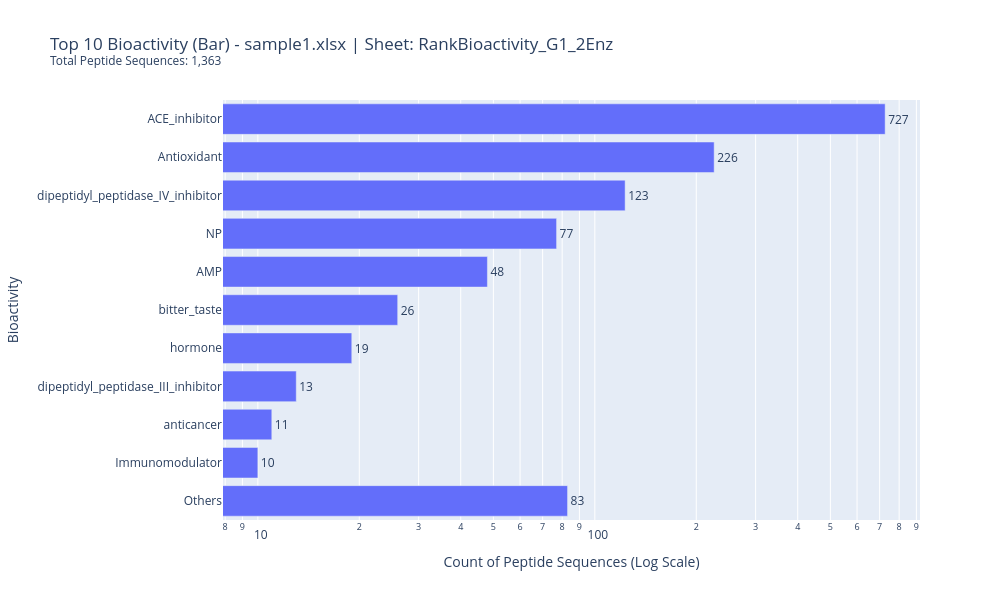
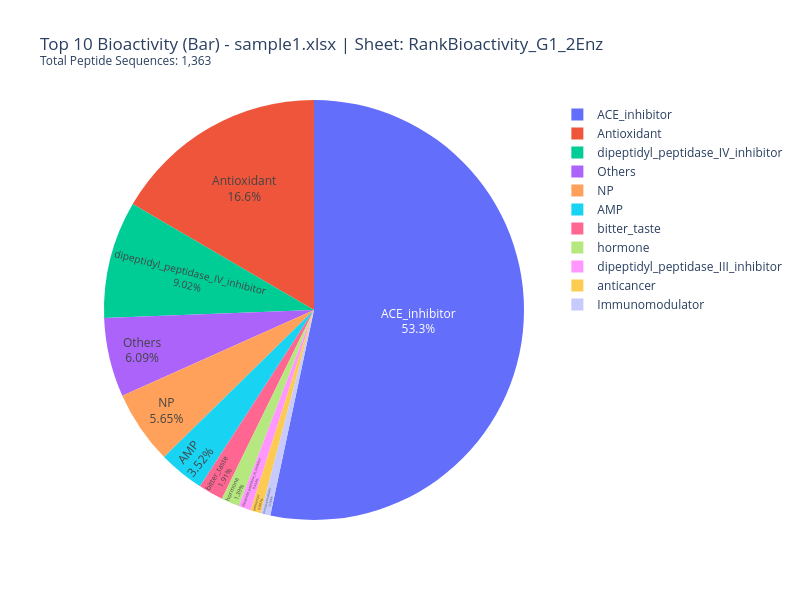

The cell these charts' notebook holds for them, in order:
### Code cell
my_files = ['sample1.xlsx', 'sample2.xlsx', 'sample3.xlsx']  # Add your Excel file paths here
generate_dashboard_charts_multisheet(my_files)

### Figure 1 — Plotly figure (JSON) as saved in the notebook; plotly's stock layout.template omitted (floating-point values rounded to 4 significant figures)
{"data": [{"customdata": [["53.34%", null], ["16.58%", null], ["9.02%", null], ["5.65%", null], ["3.52%", null], ["1.91%", null], ["1.39%", null], ["0.95%", null], ["0.81%", null], ["0.73%", null], ["6.09%", "<br><b>Includes:</b><br>immunoregulator<br>inhibitor<br>stimulating<br>antithrombotic<br>opioid<br><i> ...and 39 more</i>"]], "hovertemplate": "<b>%{y}</b><br>Count: %{x}<br>Percentage: %{customdata[0]}%{customdata[1]}<extra></extra>", "legendgroup": "", "marker": {"color": "#636efa", "pattern": {"shape": ""}}, "name": "", "orientation": "h", "showlegend": false, "text": [727.0, 226.0, 123.0, 77.0, 48.0, 26.0, 19.0, 13.0, 11.0, 10.0, 83.0], "textposition": "outside", "type": "bar", "x": [727, 226, 123, 77, 48, 26, 19, 13, 11, 10, 83], "xaxis": "x", "y": ["ACE_inhibitor", "Antioxidant", "dipeptidyl_peptidase_IV_inhibitor", "NP", "AMP", "bitter_taste", "hormone", "dipeptidyl_peptidase_III_inhibitor", "anticancer", "Immunomodulator", "Others"], "yaxis": "y"}], "layout": {"barmode": "relative", "height": 600, "legend": {"tracegroupgap": 0}, "title": {"text": "Top 10 Bioactivity (Bar) - sample1.xlsx | Sheet: RankBioactivity_G1_2Enz<br><sup>Total Peptide Sequences: 1,363</sup>"}, "width": 1000, "xaxis": {"anchor": "y", "domain": [0, 1], "title": {"text": "Count of Peptide Sequences (Log Scale)"}, "type": "log"}, "yaxis": {"anchor": "x", "autorange": "reversed", "domain": [0, 1], "title": {"text": "Bioactivity"}}}}

### Figure 2 — Plotly figure (JSON) as saved in the notebook; plotly's stock layout.template omitted (floating-point values rounded to 4 significant figures)
{"data": [{"customdata": [[null], [null], [null], [null], [null], [null], [null], [null], [null], [null], ["6.09%<br><b>Includes:</b><br>immunoregulator<br>inhibitor<br>stimulating<br>antithrombotic<br>opioid<br><i> ...and 39 more</i>"]], "domain": {"x": [0, 1], "y": [0, 1]}, "hovertemplate": "<b>%{label}</b><br>Count: %{value}<br>%{customdata[0]}<extra></extra>", "hovertext": ["ACE_inhibitor", "Antioxidant", "dipeptidyl_peptidase_IV_inhibitor", "NP", "AMP", "bitter_taste", "hormone", "dipeptidyl_peptidase_III_inhibitor", "anticancer", "Immunomodulator", "Others"], "labels": ["ACE_inhibitor", "Antioxidant", "dipeptidyl_peptidase_IV_inhibitor", "NP", "AMP", "bitter_taste", "hormone", "dipeptidyl_peptidase_III_inhibitor", "anticancer", "Immunomodulator", "Others"], "legendgroup": "", "name": "", "showlegend": true, "textinfo": "percent+label", "textposition": "inside", "type": "pie", "values": [727, 226, 123, 77, 48, 26, 19, 13, 11, 10, 83]}], "layout": {"height": 600, "legend": {"tracegroupgap": 0}, "title": {"text": "Top 10 Bioactivity (Bar) - sample1.xlsx | Sheet: RankBioactivity_G1_2Enz<br><sup>Total Peptide Sequences: 1,363</sup>"}, "width": 800}}
